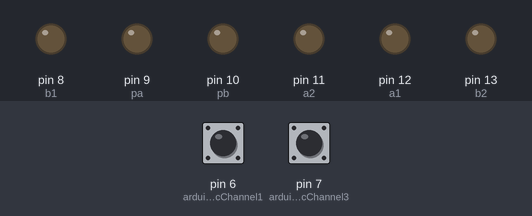
Recording of a sketch running on a simulated Arduino Uno, built with avr-gcc and run on an emulated ATmega328P. On the bench: output pins drawn as LEDs (lit = HIGH). Dashed ring = blinking. Inputs (shaded band) come from the test bench; at power-on: pin 6 (arduinoPinCorrespondingToRcChannel1) LOW, pin 7 (arduinoPinCorrespondingToRcChannel3) LOW.

Above: at 1.2 s.
1.3 s: pin 6 (arduinoPinCorrespondingToRcChannel1) pulsed HIGH 5 times (0.12 s each, 0.3 s apart)
At 2.3 s:
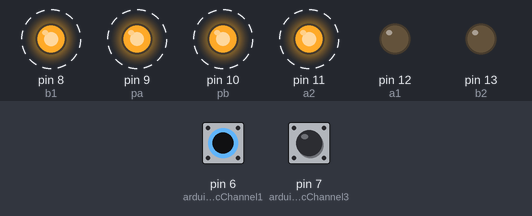
4.8 s: pin 7 (arduinoPinCorrespondingToRcChannel3) pulsed HIGH 5 times (0.12 s each, 0.3 s apart)
At 6.2 s:
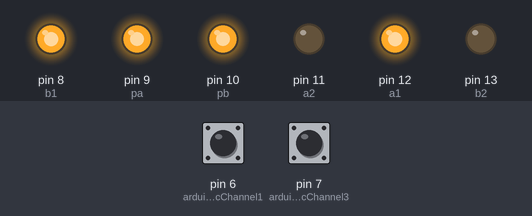
Timing chart, 0 to 7.8 s (numbered marks = the images above; inputs shaded):
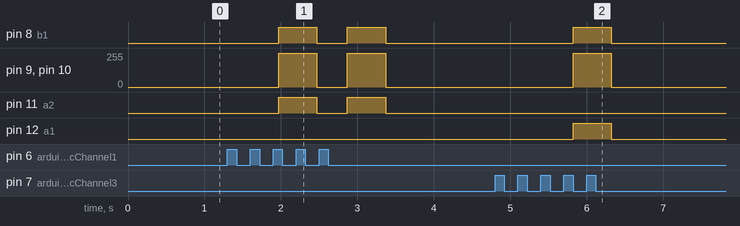

Measured:
- after the input at 1.3 s, pin 8 (b1), pin 11 (a2): alternates HIGH for 0.50 s and LOW for 0.40 s, 4 changes in all, then stays LOW, starting after 0.67 s; pin 9 (pa), pin 10 (pb): alternates 254/255 for 0.50 s and 0/255 for 0.40 s, 4 changes in all, then stays 0/255, starting after 0.67 s
- after the input at 4.8 s, pin 8 (b1), pin 12 (a1): LOW → HIGH after 1.0 s, → LOW 0.50 s later; pin 9 (pa), pin 10 (pb): 0/255 → 254/255 after 1.0 s, → 0/255 0.50 s later

The sketch:

rover2_rc_arduino_m60.ino
```cpp
/*
 * Author: Roby
 * deepsouthrobotics.com
 * April 10, 2017
 *
 * Code running Rover 2 with Radio/Arduino/M60
 *
 * Note that M60 is what we're calling the 60A High Power MOS Dual
 * Channel H-bridge DC Motor Driver Module like you can find here:
 * http://www.ebay.com/sch/i.html?_nkw=60A+High+Power+MOS+Dual+Channel+H-bridge+DC+Motor+Driver&_sacat=0
 *
 *
 */

const int arduinoPinCorrespondingToRcChannel1 = 6; //Steering
const int arduinoPinCorrespondingToRcChannel3 = 7; //Speed

const long pulseInDelayMicros = 250000; //Max number of microseconds to wait for pulse reading to be completed
const float steerSensitivity = 0.75; //Higher number makes more aggressive turning
const int deadZone = 30; //Between 0 and 255 -- any steering/throttle below this is ignored

/*
 * Adjust channel1 and channel3 min/mid/max
 * per your radio
 */
const int channel1Min = 1040;
const int channel1Mid = 1437;
const int channel1Max = 1840;

const int channel3Min = 1040;
const int channel3Mid = 1430;
const int channel3Max = 1850;

// M60 to Arduino
// right motor
const int pb = 10; //pb should be 9 or 10 if you plan to call setPwmFrequency(pb, 8) for noise reduction below
const int b1 = 8;
const int b2 = 13;

// M60 to Arduino
// left motor
const int pa = 9; //pa should be 9 or 10 if you plan to call setPwmFrequency(pa, 8) for noise reduction below
const int a1 = 12;
const int a2 = 11;

int channel1 = 0; // Steering channel pwm value
int channel3 = 0; // Speed channel pwm value

int leftMotorSpeed = 0; //pwm speed calculated for left motor
int rightMotorSpeed = 0; //pwm speed calculated for right motor

void setup()
{
  //Debugging:
  //Serial.begin(9600);

  pinMode(arduinoPinCorrespondingToRcChannel1, INPUT); // Set our input pins as such
  pinMode(arduinoPinCorrespondingToRcChannel3, INPUT);

  //Set M60 control pins as OUTPUT
  pinMode(pa, OUTPUT);
  pinMode(pb, OUTPUT);
  pinMode(a1, OUTPUT);
  pinMode(a2, OUTPUT);
  pinMode(b1, OUTPUT);
  pinMode(b2, OUTPUT);

  //Dividing pwm frequency via setPwmFrequency(...)
  //makes the motor noies less obnoxious
  //Check out the function's docs @
  //http://playground.arduino.cc/Code/PwmFrequency
  //Note that we use 9 and 10 for A and B pwm signal -- per
  //the documentation linked above, this would mess
  //up the servo library -- we aren't using Servo
  //library so we should be fine
  setPwmFrequency(pa, 8);
  setPwmFrequency(pb, 8);
}

/*
 * This is where we do the mixing -- converting steer and speed input
 * into left and right motor speed
 */
void calculateLeftAndRightMotorSpeed(int speedChannelScaled, int steerChannelScaled)
{
  leftMotorSpeed = speedChannelScaled + (steerSensitivity * steerChannelScaled);
  rightMotorSpeed = speedChannelScaled - (steerSensitivity * steerChannelScaled);

  // neither motor can go faster than maximum speed
  leftMotorSpeed = constrain(leftMotorSpeed, -254, 254); //reduce to +-254 for M60
  rightMotorSpeed = constrain(rightMotorSpeed, -254, 254); //reduce to +-254 for M60

  //Debugging:

  /*
  //Serial.print("Left motor speed: ");
  Serial.print(leftMotorSpeed);
  Serial.print("\t\t");
  //Serial.print("  Right motor speed: ");
  Serial.print(rightMotorSpeed);
  Serial.println();
  */
}

void setLeftMotorForward()
{
  digitalWrite(b1, LOW);
  digitalWrite(b2, HIGH);
}

void setLeftMotorBackward()
{
  digitalWrite(b1, HIGH);
  digitalWrite(b2, LOW);
}

void setRightMotorForward()
{
  digitalWrite(a1, LOW);
  digitalWrite(a2, HIGH);
}

void setRightMotorBackward()
{
  digitalWrite(a1, HIGH);
  digitalWrite(a2, LOW);
}

void stop()
{
  analogWrite(pa, 0);
  analogWrite(pb, 0);
  digitalWrite(a1, LOW);
  digitalWrite(a2, LOW);
  digitalWrite(b1, LOW);
  digitalWrite(b2, LOW);
}

void loop()
{
  // Read the pulse width of each channel
  channel1 = pulseIn(arduinoPinCorrespondingToRcChannel1, HIGH, pulseInDelayMicros);
  channel3 = pulseIn(arduinoPinCorrespondingToRcChannel3, HIGH, pulseInDelayMicros);

  //Debugging

  /*
  Serial.print("Channel1: ");
  Serial.print(channel1);
  Serial.print("\t\tChannel3: ");
  Serial.println(channel3);
  */

  //Handle case where radio is turned off (or out of range) -- channel1 and channel3 are zero
  if(channel1 == 0 && channel3 == 0)
  {
    //stop motors
    Serial.println("No signal from radio channel 1 or radio channel 3");
    stop();
  }
  else
  {
    //Now we've got channel1 and channel3 radio pwm, convert to -255 to 255
    if(channel1 < channel1Mid)
    {
      channel1 = map(channel1, channel1Mid, channel1Min, 0, -255);
    }
    else
    {
      channel1 = map(channel1, channel1Mid, channel1Max, 0, 255);
    }

    if(channel3 < channel3Mid)
    {
      channel3 = map(channel3, channel3Mid, channel3Min, 0, -255);
    }
    else
    {
      channel3 = map(channel3, channel3Mid, channel3Max, 0, 255);
    }

    //Now calculate left and right motor speed from channel1
    //and channel3 scaled values
    calculateLeftAndRightMotorSpeed(channel3, channel1);

    //If the calculated speed for both motors is in the dead zone
    //then stop rover
    if((abs(leftMotorSpeed) <= deadZone) && (abs(rightMotorSpeed) <= deadZone))
    {
      stop();
      Serial.println("In dead zone");
    }
    else //Run logic to set left and right motor speed via the L298N controller
    {
      if(leftMotorSpeed >= 0)
      {
        setLeftMotorForward();
      }
      else
      {
        setLeftMotorBackward();
      }

      analogWrite(pb, abs(leftMotorSpeed));

      if(rightMotorSpeed >= 0)
      {
        setRightMotorForward();
      }
      else
      {
        setRightMotorBackward();
      }
      analogWrite(pa, abs(rightMotorSpeed));
    }

  }

}

/**
 * Code from: http://playground.arduino.cc/Code/PwmFrequency
 *
 * Divides a given PWM pin frequency by a divisor.
 *
 * The resulting frequency is equal to the base frequency divided by
 * the given divisor:
 *   - Base frequencies:
 *      o The base frequency for pins 3, 9, 10, and 11 is 31250 Hz.
 *      o The base frequency for pins 5 and 6 is 62500 Hz.
 *   - Divisors:
 *      o The divisors available on pins 5, 6, 9 and 10 are: 1, 8, 64,
 *        256, and 1024.
 *      o The divisors available on pins 3 and 11 are: 1, 8, 32, 64,
 *        128, 256, and 1024.
 *
 * PWM frequencies are tied together in pairs of pins. If one in a
 * pair is changed, the other is also changed to match:
 *   - Pins 5 and 6 are paired on timer0
 *   - Pins 9 and 10 are paired on timer1
 *   - Pins 3 and 11 are paired on timer2
 *
 * Note that this function will have side effects on anything else
 * that uses timers:
 *   - Changes on pins 3, 5, 6, or 11 may cause the delay() and
 *     millis() functions to stop working. Other timing-related
 *     functions may also be affected.
 *   - Changes on pins 9 or 10 will cause the Servo library to function
 *     incorrectly.
 *
 * Thanks to macegr of the Arduino forums for his documentation of the
 * PWM frequency divisors. His post can be viewed at:
 *   http://forum.arduino.cc/index.php?topic=16612#msg121031
 */
void setPwmFrequency(int pin, int divisor) {
  byte mode;
  if(pin == 5 || pin == 6 || pin == 9 || pin == 10) {
    switch(divisor) {
      case 1: mode = 0x01; break;
      case 8: mode = 0x02; break;
      case 64: mode = 0x03; break;
      case 256: mode = 0x04; break;
      case 1024: mode = 0x05; break;
      default: return;
    }
    if(pin == 5 || pin == 6) {
      TCCR0B = TCCR0B & 0b11111000 | mode;
    } else {
      TCCR1B = TCCR1B & 0b11111000 | mode;
    }
  } else if(pin == 3 || pin == 11) {
    switch(divisor) {
      case 1: mode = 0x01; break;
      case 8: mode = 0x02; break;
      case 32: mode = 0x03; break;
      case 64: mode = 0x04; break;
      case 128: mode = 0x05; break;
      case 256: mode = 0x06; break;
      case 1024: mode = 0x07; break;
      default: return;
    }
    TCCR2B = TCCR2B & 0b11111000 | mode;
  }
}
```
